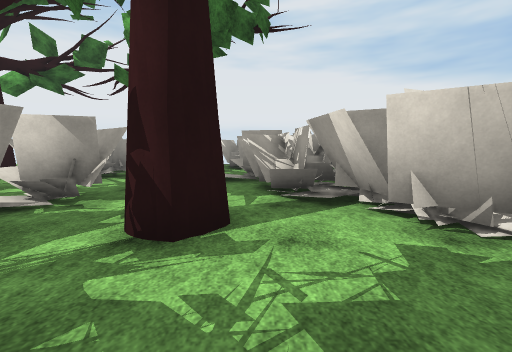
view 1 (above)

15 first-person views from a walk through a 3-D level made in the Unity game engine. The camera is 1.4 m above the floor, tilts 6° down and sees 90° across. The floor is counted in squares, 2 m on a side. Each view is taken from the middle of a square. On the plan, view 1 faces up. The plan holds only what a view shows up to about 9 squares ahead; the rest is blank. The place goes on beyond the plan. Surface patterns are stand-ins for the level's own textures.

view 2
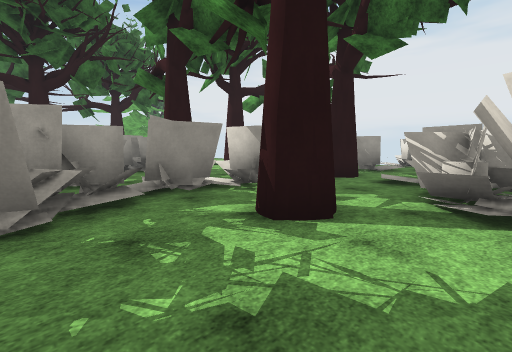

view 3
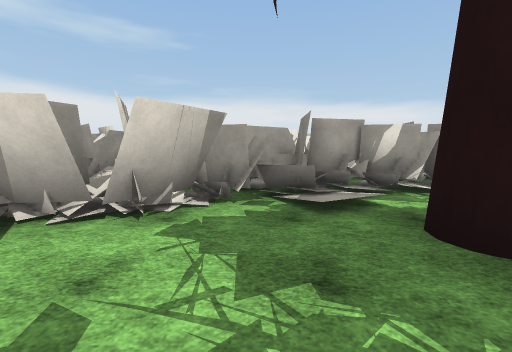

view 4
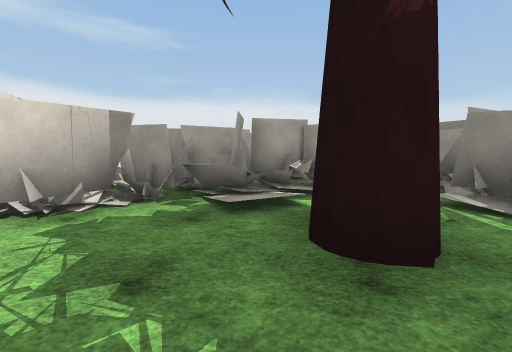

view 5
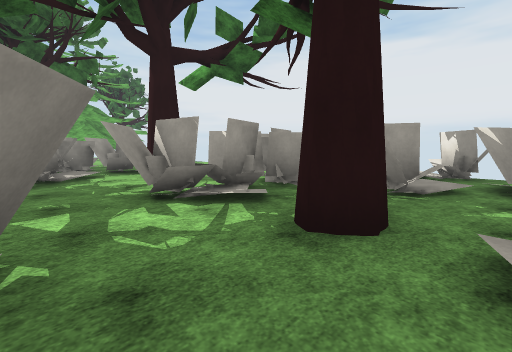

view 6
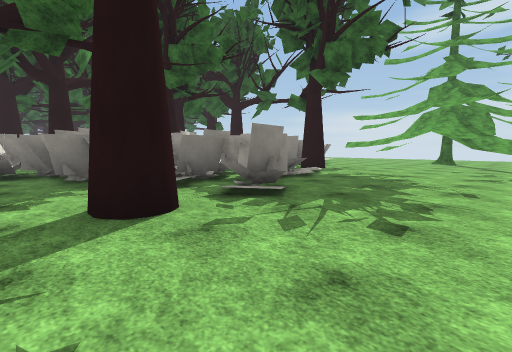

view 7
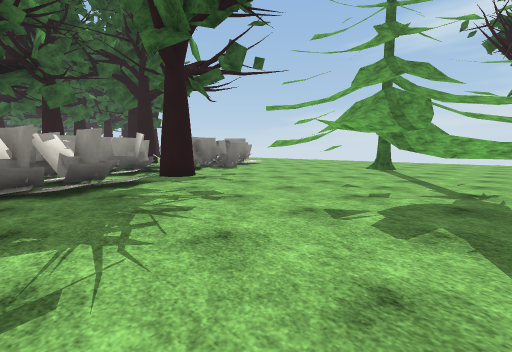

view 8
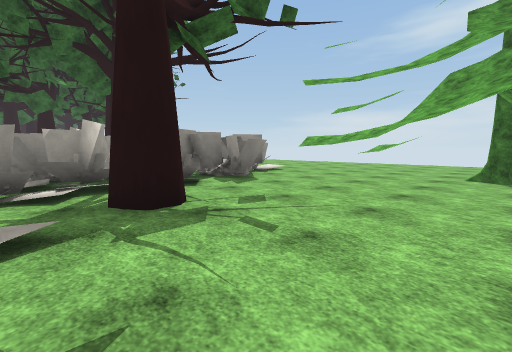

view 9
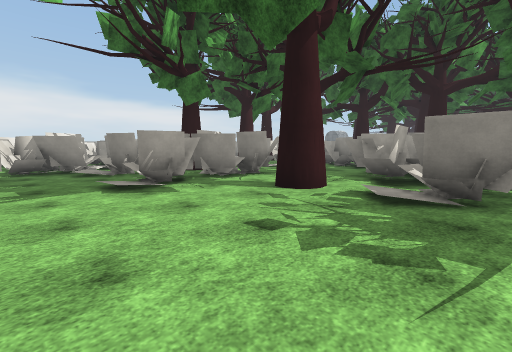

view 10
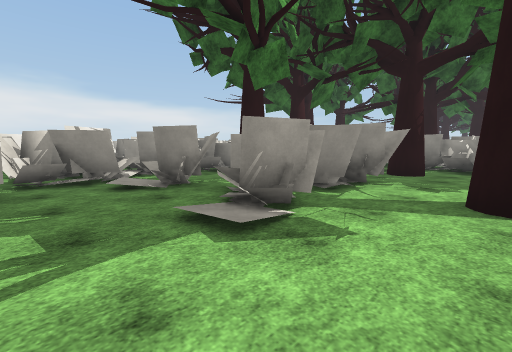

view 11
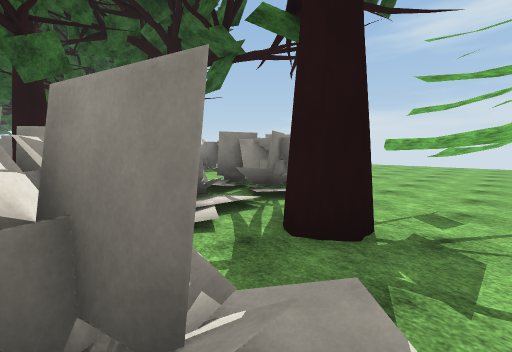

view 12
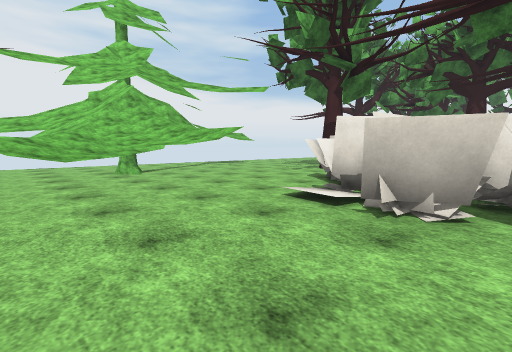

view 13
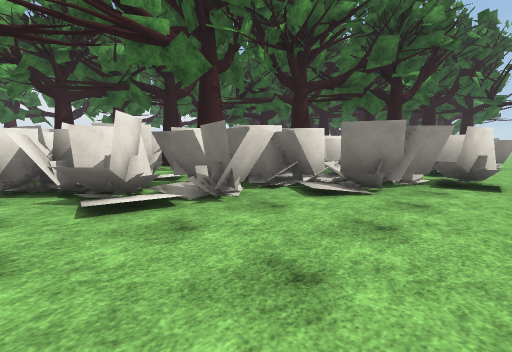

view 14
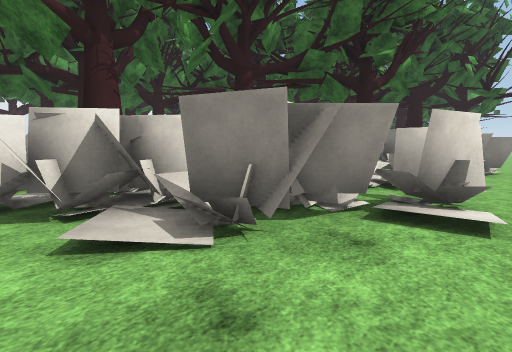

view 15
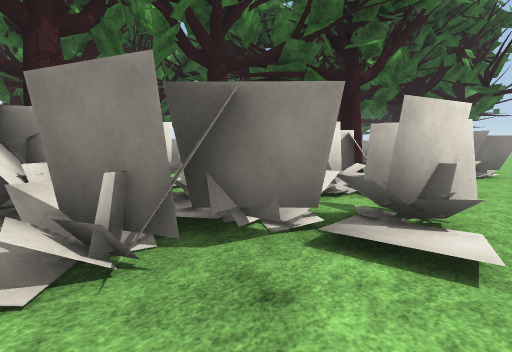

### Floor plan
Key: @ floor where view 1 was taken; # wall or solid block; x gap in a wall; . floor; / step, stairs or slope; = window, fence, low wall or low ledge; ^ raised ledge; T tree; H thing the floor can be seen under or through; O other object.
Columns run from 23 left of view 1 to 4 right of it. Each row starts with its distance up from view 1.
 12 O                    ##
 11 ..  x^...............##
 10 ..  .#................##
  9 .....#............#..###
  8 ...#..............####.##
  7  ............#/.T.#/....#
  6  .........//=#/...#/.T/###
  5 H##. ....T/#####.......##
  4 ^. .#....../#####...##.##
  3 .....##//########.T #...##
  2 .../####/###   ###./#.T.####
  1 ...########    ####.#....###
  0 ...##//.##      .#####.@.//#
 -1 ..### ...              .T./#
 -2 .####  T  TT           .../#
 -3 .#####                   ###
 -4 .####/
 -5 ..#
 -6 .###        TT
 -7 . #.
 -8 .   T   O
 -9 ## TT   O
-10 .
-11
-12
-13
-14     O
-15    OO

Where each view was taken, in squares from view 1:
view 1: 0 up, 0 right, facing up
view 2: 0 up, 1 right, facing up-left
view 3: 1 up, 1 left, facing right
view 4: 0 up, 1 left, facing right
view 5: 4 up, 1 left, facing up-left
view 6: 10 up, 6 left, facing down-left
view 7: 11 up, 11 left, facing down-left
view 8: 8 up, 13 left, facing down-left
view 9: 11 up, 10 left, facing down-right
view 10: 11 up, 7 left, facing down-right
view 11: 6 up, 12 left, facing down-left
view 12: 0 up, 23 left, facing up-right
view 13: 3 up, 23 left, facing down-right
view 14: 0 up, 23 left, facing down-right
view 15: 1 down, 23 left, facing down-right
